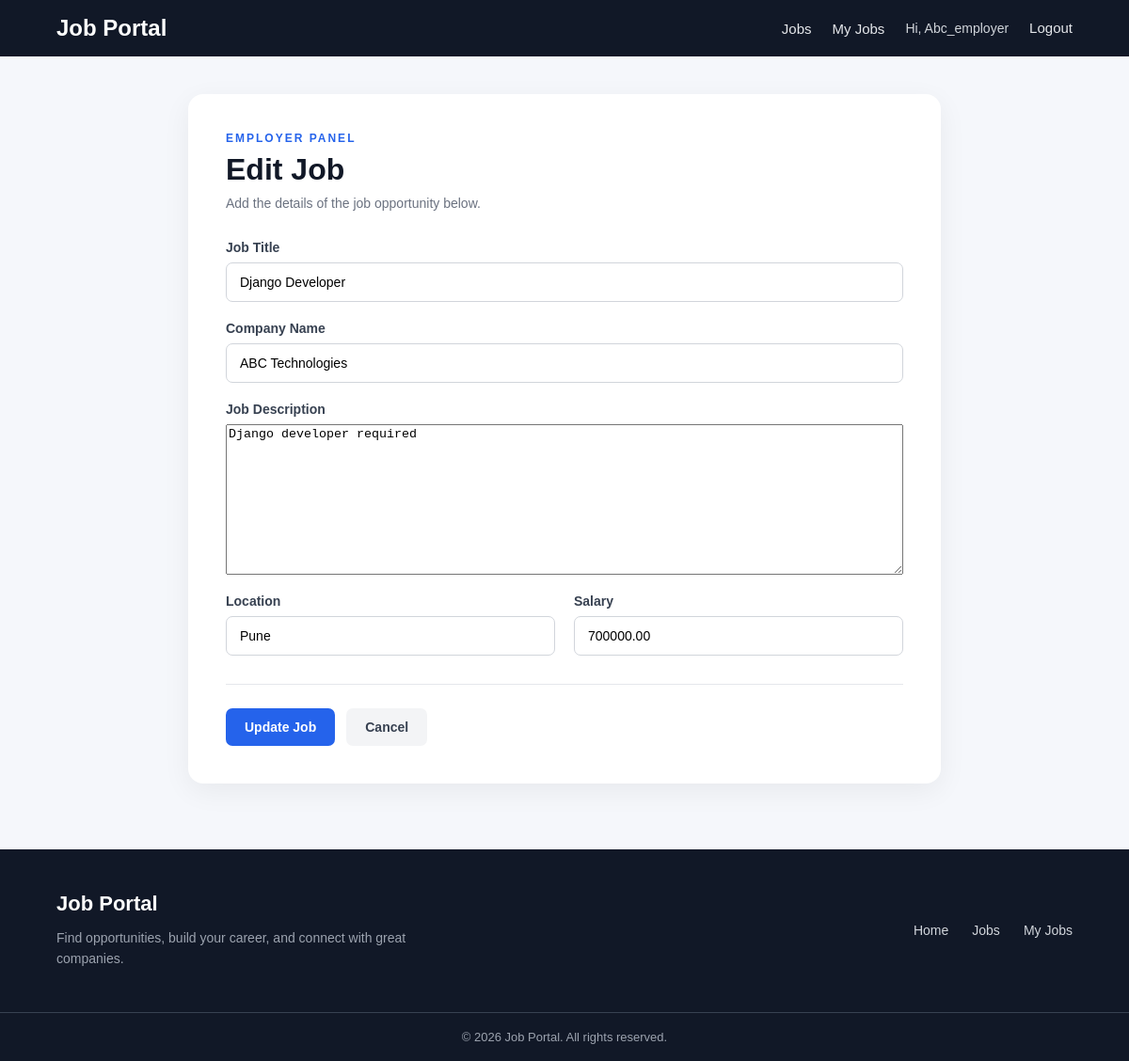
Screenshot of /jobs/job/4/update/ (signed in) with the database file from the repository.
### accounts/models.py (models this page shows, shortened)
class CustomUser(AbstractUser):
    ROLE_CHOICES = [
        ("employer", "Employer"),
        ("seeker", "Job Seeker"),
    ]
    role = models.CharField(max_length=20, choices=ROLE_CHOICES, default="seeker")

### jobs/models.py (models this page shows, shortened)
class Job(models.Model):
    title = models.CharField(max_length=200)
    company_name = models.CharField(max_length=200)
    description = models.TextField()
    location = models.CharField(max_length=100)
    salary = models.DecimalField(max_digits=10, decimal_places=2)
    posted_by = models.ForeignKey(settings.AUTH_USER_MODEL, on_delete=models.CASCADE)
    date_posted = models.DateField(auto_now_add=True)
    class Meta:
        ordering = ["-date_posted"]

### jobs/views.py (the view)
# urls.py: path("job/<int:pk>/update/", JobUpdateView.as_view(), name="job-update"),
class JobUpdateView(LoginRequiredMixin, UpdateView):
    model = Job
    form_class = JobForm
    template_name = "jobs/job_form.html"
    success_url = reverse_lazy("job-list")
    def dispatch(self, request, *args, **kwargs):
        job = self.get_object()
        if request.user.role != "employer" or job.posted_by != request.user:
            return redirect("job-detail", pk=job.pk)
        return super().dispatch(request, *args, **kwargs)

### jobs/forms.py
class JobForm(forms.ModelForm):
    class Meta:
        model = Job
        fields = ["title", "company_name", "description", "location", "salary"]

### jobs/templates/jobs/job_form.html (shortened to what this page needs)
{% extends "base.html" %} {% block content %}
<div class="job-form-page">
  <div class="job-form-card">
    <div class="job-form-header">
      <p>EMPLOYER PANEL</p>
      <h1>{% if object %} Edit Job {% else %} Post a New Job {% endif %}</h1>
      <span> Add the details of the job opportunity below. </span>
    </div>
    <form method="POST" class="job-form">
      <div class="form-group">
        <label for="{{ form.title.id_for_label }}"> Job Title </label>
        {{ form.title }}
      </div>
      <div class="form-group">
        <label for="{{ form.company_name.id_for_label }}"> Company Name </label>
        {{ form.company_name }}
      </div>
      <div class="form-group">
        <label for="{{ form.description.id_for_label }}">
          Job Description
        </label>
        {{ form.description }}
      </div>
      <div class="form-row">
        <div class="form-group">
          <label for="{{ form.location.id_for_label }}"> Location </label>
          {{ form.location }}
        </div>
        <div class="form-group">
          <label for="{{ form.salary.id_for_label }}"> Salary </label>
          {{ form.salary }}
        </div>
      </div>
      <div class="job-form-actions">
        <button type="submit" class="save-job-btn">
          {% if object %} Update Job {% else %} Post Job {% endif %}
        </button>
        <a href="{% url 'job-list' %}" class="cancel-job-btn"> Cancel </a>
      </div>
    </form>
  </div>
</div>
{% endblock %}

### jobportal/templates/base.html (shortened to what this page needs)
{% load static %}
<!doctype html>
<html>
  <head>
    <link rel="stylesheet" href="{% static 'css/style.css' %}" />
  </head>
  <body>
    <nav class="navbar">
      <div class="navbar-container">
        <a href="{% url 'home' %}" class="navbar-brand"> Job Portal </a>
        <div class="navbar-links">
          <a href="{% url 'job-list' %}"> Jobs </a>
          {% if user.is_authenticated %}  {% if user.role == "employer" %}
          <a href="{% url 'my-jobs' %}"> My Jobs </a>
          {% endif %}
          <span class="navbar-user"> Hi, {{ user.username|capfirst }} </span>
          <form method="POST" action="{% url 'logout' %}">
            <button type="submit" class="logout-btn">Logout</button>
          </form>
          {% else %}
          <a href="{% url 'login' %}"> Login </a>
          <a href="{% url 'signup' %}" class="signup-btn"> Signup </a>
          {% endif %}
        </div>
      </div>
    </nav>
    <main class="main-content">{% block content %} {% endblock %}</main>
    <footer class="footer">
      <div class="footer-container">
        <div class="footer-brand">
          <h2>Job Portal</h2>
          <p>
            Find opportunities, build your career, and connect with great
            companies.
          </p>
        </div>
        <div class="footer-links">
          <a href="{% url 'home' %}"> Home </a>
          <a href="{% url 'job-list' %}"> Jobs </a>
          {% if user.is_authenticated %}  {% if user.role == "employer" %}
          <a href="{% url 'my-jobs' %}"> My Jobs </a>
          {% endif %} {% else %}
          <a href="{% url 'login' %}"> Login </a>
          <a href="{% url 'signup' %}"> Signup </a>
          {% endif %}
        </div>
      </div>
      <div class="footer-bottom">
        <p>© 2026 Job Portal. All rights reserved.</p>
      </div>
    </footer>
  </body>
</html>

### jobportal/static/css/style.css (style rules this page uses)
* { box-sizing: border-box; }
body { margin: 0; font-family: Arial, sans-serif; background-color: #f5f7fb; color: #1f2937; }
.navbar { background-color: #111827; padding: 16px 0; }
.navbar-container { width: 90%; max-width: 1200px; margin: auto; display: flex; align-items: center; justify-content: space-between; }
.navbar-brand { color: white; text-decoration: none; font-size: 24px; font-weight: bold; }
.navbar-links { display: flex; align-items: center; gap: 22px; }
.navbar-links a { color: #e5e7eb; text-decoration: none; font-size: 15px; }
.navbar-user { color: #d1d5db; font-size: 14px; }
.navbar-links form { margin: 0; }
.logout-btn { border: none; background: transparent; color: #e5e7eb; font-size: 15px; cursor: pointer; padding: 0; }
.main-content { width: 90%; max-width: 1200px; margin: 40px auto; }
.form-group { display: flex; flex-direction: column; gap: 8px; }
.form-group label { color: #374151; font-size: 14px; font-weight: 600; }
.form-group input, .form-group select { width: 100%; padding: 12px 14px; border: 1px solid #d1d5db; border-radius: 7px; font-size: 14px; outline: none; background-color: white; }
.job-form-page { max-width: 800px; margin: 0 auto; }
.job-form-card { background-color: white; padding: 40px; border-radius: 16px; box-shadow: 0 8px 30px rgba(0, 0, 0, 0.06); }
.job-form-header { margin-bottom: 30px; }
.job-form-header p { margin: 0 0 8px; color: #2563eb; font-size: 12px; font-weight: bold; letter-spacing: 2px; }
.job-form-header h1 { margin: 0 0 8px; color: #111827; font-size: 32px; }
.job-form-header span { color: #6b7280; font-size: 14px; }
.job-form { display: flex; flex-direction: column; gap: 20px; }
.job-form textarea { min-height: 160px; resize: vertical; }
.form-row { display: grid; grid-template-columns: 1fr 1fr; gap: 20px; }
.job-form-actions { display: flex; align-items: center; gap: 12px; margin-top: 10px; padding-top: 25px; border-top: 1px solid #e5e7eb; }
.save-job-btn, .cancel-job-btn { padding: 12px 20px; border-radius: 7px; font-size: 14px; font-weight: 600; text-decoration: none; cursor: pointer; }
.save-job-btn { border: none; background-color: #2563eb; color: white; }
.cancel-job-btn { background-color: #f3f4f6; color: #374151; }
.footer { margin-top: 70px; background-color: #111827; color: white; }
.footer-container { width: 90%; max-width: 1200px; margin: auto; padding: 45px 0; display: flex; justify-content: space-between; gap: 40px; }
.footer-brand { max-width: 400px; }
.footer-brand h2 { margin: 0 0 12px; font-size: 22px; }
.footer-brand p { margin: 0; color: #9ca3af; line-height: 1.6; font-size: 14px; }
.footer-links { display: flex; align-items: center; gap: 25px; flex-wrap: wrap; }
.footer-links a { color: #d1d5db; text-decoration: none; font-size: 14px; }
.footer-bottom { border-top: 1px solid #374151; text-align: center; padding: 18px 20px; }
.footer-bottom p { margin: 0; color: #9ca3af; font-size: 13px; }
button, a { transition: all 0.2s ease; }
input, textarea, select { transition: border-color 0.2s ease, box-shadow 0.2s ease; }
.job-card, .my-job-card, .application-card, .feature-card, .job-detail-card, .job-form-card, .auth-card, .delete-card { transition: transform 0.2s ease, box-shadow 0.2s ease; }

### rows the page displays
CustomUser: username "Abc_employer"
Job: title "Django Developer", company_name "ABC Technologies", description "Django developer required", location "Pune", salary "700000.00"
